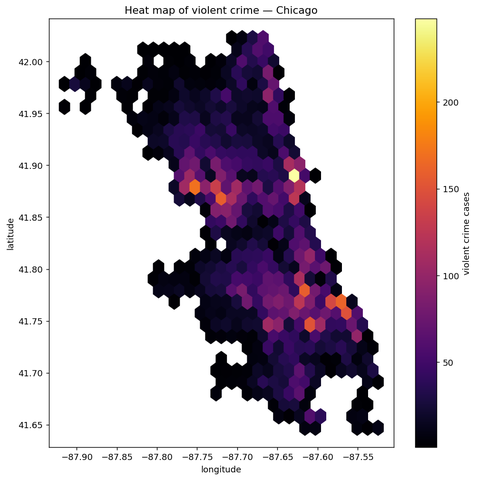
#> input picture extractors/examples/output/violent_crime_heatmap.png, 477 x 480 px, shrunk from 1003 x 1009 before the run
$ python build_prelim_figure.py
#> lines starting #> are read from the running program, lines starting #| are printed output that depends on the picture
"""Build the preliminary-example figure — designed: full-width bands, numbered rail,
soft-shadow cards, restrained palette, real heat map embedded in its own panel.

Run:  python -m extractors.examples.build_prelim_figure
"""
from __future__ import annotations

from pathlib import Path

import matplotlib
matplotlib.use("Agg")
import matplotlib.pyplot as plt
from matplotlib.patches import FancyBboxPatch, FancyArrowPatch, Circle
from matplotlib.offsetbox import OffsetImage, AnnotationBbox
import matplotlib.image as mpimg

HERE = Path(__file__).resolve().parent
HEATMAP = HERE / "output" / "violent_crime_heatmap.png"
OUT = HERE / "prelim_example_figure.png"
OUT_SVG = HERE / "prelim_example_figure.svg"  # editable vector (Illustrator / Inkscape / Figma)

INK = "#0f172a"; MUTE = "#64748b"; LINE = "#cbd5e1"
# kind: (fill, edge, accent)
K = {
    "notebook": ("#eff6ff", "#bfdbfe", "#2563eb"),
    "infra":    ("#eef2ff", "#c7d2fe", "#4f46e5"),
    "kb":       ("#faf5ff", "#e9d5ff", "#7c3aed"),
    "io":       ("#f8fafc", "#e2e8f0", "#475569"),
    "tool":     ("#ecfdf5", "#a7f3d0", "#059669"),
    "code":     ("#fffbeb", "#fde68a", "#d97706"),
    "file":     ("#eff6ff", "#bfdbfe", "#2563eb"),
}
BAND = "#f8fafc"


def shadow(ax, x, y, w, h, rs=0.08):
    ax.add_patch(FancyBboxPatch((x + 0.05, y - 0.07), w, h,
                 boxstyle=f"round,pad=0.04,rounding_size={rs}", fc="#0f172a", ec="none", alpha=0.06, zorder=1))


def card(ax, x, y, w, h, kind, title, sub="", glyph="", tag="", title_fs=11.5):
    fc, ec, ac = K[kind]
    shadow(ax, x, y, w, h)
    ax.add_patch(FancyBboxPatch((x, y), w, h, boxstyle="round,pad=0.04,rounding_size=0.09",
                 fc=fc, ec=ec, lw=1.4, zorder=2))
    tx = x + 0.30
    if glyph:
        ax.add_patch(Circle((x + 0.42, y + h - 0.40), 0.23, fc="white", ec=ac, lw=1.6, zorder=4))
        ax.text(x + 0.42, y + h - 0.40, glyph, ha="center", va="center", fontsize=11, color=ac, fontweight="bold", zorder=5)
        tx = x + 0.82
    ax.text(tx, y + h - 0.34, title, fontsize=title_fs, fontweight="bold", color=INK, va="top", zorder=5)
    if sub:
        ax.text(tx, y + h - 0.34 - 0.40, sub, fontsize=title_fs - 2.7, color=MUTE, va="top", zorder=5)
    if tag:
        ax.text(x + w - 0.20, y + 0.18, tag, fontsize=7.5, color=ac, ha="right", va="bottom", fontweight="bold", zorder=5)


def chip(ax, x, y, w, kind, text, glyph=""):
    fc, ec, ac = K[kind]
    ax.add_patch(FancyBboxPatch((x, y), w, 0.62, boxstyle="round,pad=0.03,rounding_size=0.16",
                 fc=fc, ec=ec, lw=1.2, zorder=3))
    t = x + 0.22
    if glyph:
        ax.text(x + 0.28, y + 0.31, glyph, ha="center", va="center", fontsize=10, color=ac, fontweight="bold", zorder=4)
        t = x + 0.55
    ax.text(t, y + 0.31, text, fontsize=8.4, color=INK, va="center", zorder=4, family="monospace")


def arrow(ax, x1, y1, x2, y2, color="#94a3b8", dashed=False, lw=1.7):
    ax.add_patch(FancyArrowPatch((x1, y1), (x2, y2), arrowstyle="-|>", mutation_scale=15, lw=lw,
                 color=color, zorder=1, linestyle="--" if dashed else "-", shrinkA=2, shrinkB=2))


def rail(ax, yc, num, short, color):
    ax.add_patch(Circle((0.62, yc), 0.27, fc=color, ec="none", zorder=4))
    ax.text(0.62, yc, str(num), ha="center", va="center", color="white", fontsize=12.5, fontweight="bold", zorder=5)
    ax.text(0.62, yc - 0.5, short, ha="center", fontsize=9.5, fontweight="bold", color=color, va="top")


def main() -> int:
    XC = 2.5  # cards start here; rail occupies x < 2.3
    fig, ax = plt.subplots(figsize=(15.5, 10.5))
    ax.set_xlim(0, 16); ax.set_ylim(0, 11); ax.axis("off")

    # band backgrounds (subtle), behind the card region only
    for (y0, y1) in [(8.4, 9.95), (6.55, 7.8), (4.3, 6.2)]:
        ax.add_patch(FancyBboxPatch((2.1, y0), 13.7, y1 - y0, boxstyle="round,pad=0.02,rounding_size=0.05",
                     fc=BAND, ec="none", zorder=0))

    ax.text(0.2, 10.55, "Notebook  →  agent KB  →  grounded execution",
            fontsize=18, fontweight="bold", color=INK)
    # legend (top-right)
    lg = [("notebook", "notebook", "▤"), ("tool", "reused tool", "ƒ"), ("code", "code-gen", "</>"),
          ("kb", "skill / KB", "★"), ("file", "file_id", "▭")]
    lx = 9.05
    for kind, lab, g in lg:
        fc, ec, ac = K[kind]
        ax.add_patch(FancyBboxPatch((lx, 10.42), 0.30, 0.30, boxstyle="round,pad=0.02,rounding_size=0.08", fc=fc, ec=ec, lw=1.1))
        ax.text(lx + 0.15, 10.57, g, ha="center", va="center", fontsize=7.5, color=ac, fontweight="bold")
        ax.text(lx + 0.46, 10.57, lab, fontsize=8.4, color="#334155", va="center")
        lx += 0.82 + len(lab) * 0.125

    # ── ① EXTRACT ──
    rail(ax, 9.18, 1, "Extract", "#2563eb")
    card(ax, XC, 8.55, 3.2, 1.2, "notebook", "notebook.ipynb", "→ element  ke_crimeagent", glyph="▤")
    arrow(ax, XC + 3.2, 9.15, XC + 3.8, 9.15)
    card(ax, XC + 3.8, 8.6, 2.3, 1.1, "infra", "extractor", "IPython · AST", glyph="⚙")
    arrow(ax, XC + 6.1, 9.15, XC + 6.7, 9.15)
    # KB card (taller) with two tidy chip rows
    kbx = XC + 6.7
    card(ax, kbx, 8.45, 15.7 - kbx, 1.5, "kb", "Agent KB  ·  agent-only index", glyph="◆", title_fs=11)
    chip(ax, kbx + 0.4, 8.95, 4.2, "tool", "load · join · filter · plot", glyph="ƒ")
    chip(ax, kbx + 4.75, 8.95, 1.5, "code", "cells", glyph="</>")
    chip(ax, kbx + 0.4, 8.52, 6.0, "kb", "skill · workflow (mcp_run_…) · deps", glyph="★")

    # ── ② RETRIEVE ──
    rail(ax, 7.15, 2, "Retrieve", "#0e7490")
    card(ax, XC, 6.65, 3.5, 1.05, "notebook", "user query", '“heat map of violent crime”', glyph="?")
    arrow(ax, XC + 3.5, 7.17, XC + 4.1, 7.17)
    card(ax, XC + 4.1, 6.65, 4.4, 1.05, "io", "search · agent_kb_search", "blocks → evidence (cite element)", glyph="○")
    arrow(ax, XC + 8.5, 7.17, XC + 9.1, 7.17)
    card(ax, XC + 9.1, 6.65, 4.1, 1.05, "io", "get_kb_block", "full source → verbatim reuse", glyph="▦")

    # ── ③ EXECUTE ──  (absolute x; titles sized to fit each card, tags at card foot)
    rail(ax, 5.3, 3, "Execute", "#b45309")
    yy = 4.85
    card(ax, 2.50, yy, 2.45, 1.2, "tool", "A · load", "extracted tool", glyph="ƒ", tag="TOOL", title_fs=10.5)
    arrow(ax, 4.95, yy + 0.6, 5.35, yy + 0.6, color="#2563eb")
    chip(ax, 5.35, yy + 0.3, 1.75, "file", "crime · 50k", glyph="▭")
    arrow(ax, 7.10, yy + 0.6, 7.50, yy + 0.6, color="#2563eb")
    card(ax, 7.50, yy, 2.60, 1.2, "code", "B · filter", "execute_code · input A", glyph="</>", tag="CODE", title_fs=10.5)
    arrow(ax, 10.10, yy + 0.6, 10.50, yy + 0.6, color="#2563eb")
    chip(ax, 10.50, yy + 0.3, 2.00, "file", "violent · 15.3k", glyph="▭")
    arrow(ax, 12.50, yy + 0.6, 12.90, yy + 0.6, color="#2563eb")
    card(ax, 12.90, yy, 2.55, 1.2, "tool", "C · heatmap", "hexbin", glyph="ƒ", tag="TOOL", title_fs=10.5)
    ax.text(2.50, 4.45, "↳ also  spatial_join_and_count(areas, violent) [tool]  →  Austin 922 · South Shore 672 · Near West 549",
            fontsize=8.2, color="#047857", va="top")

    # ── ④ SYNTHESIZE (left)  +  OUTPUT panel (right) ──
    rail(ax, 2.95, 4, "Synthesize", "#059669")
    card(ax, XC, 2.35, 5.7, 1.2, "io", "compose + grounding audit",
         "cites ke_crimeagent · returns heatmap.png", glyph="✓")
    ax.text(XC + 0.05, 1.7, "lineage:  crime[A·tool] → violent[B·code] → heatmap[C·tool]  ·  cite ke_crimeagent",
            fontsize=8.4, family="monospace", color=MUTE)
    ax.text(XC + 0.05, 1.2, "Reusable GIS = tools  ·  bespoke transforms = code-gen  ·  both pass files (file_id).",
            fontsize=9, color=MUTE)

    px, py, pw, ph = 8.7, 0.55, 7.0, 3.55
    shadow(ax, px, py, pw, ph)
    ax.add_patch(FancyBboxPatch((px, py), pw, ph, boxstyle="round,pad=0.04,rounding_size=0.06",
                 fc="white", ec=K["file"][1], lw=1.6, zorder=2))
    ax.text(px + 0.3, py + ph - 0.28, "Produced output  ·  heatmap.png", fontsize=10, fontweight="bold",
            color="#0b2545", va="top", zorder=5)
    if HEATMAP.exists():
        img = mpimg.imread(HEATMAP)
#> img is the input picture: shape (480, 477, 4) float32; mean R, G, B, A 0.762, 0.724, 0.763, 1
        ax.add_artist(AnnotationBbox(OffsetImage(img, zoom=0.162), (px + pw / 2, py + ph / 2 - 0.22),
                      frameon=False, zorder=4))
    ax.text(px + pw / 2, py + 0.22, "actual hexbin density — validated vs live Chicago data",
            fontsize=8, color=MUTE, ha="center", zorder=5)
    arrow(ax, XC + 11.35 + 0.9, yy, 12.0, 4.1, color="#2563eb", dashed=True)

    fig.savefig(OUT, dpi=150, bbox_inches="tight", facecolor="white", pad_inches=0.3)
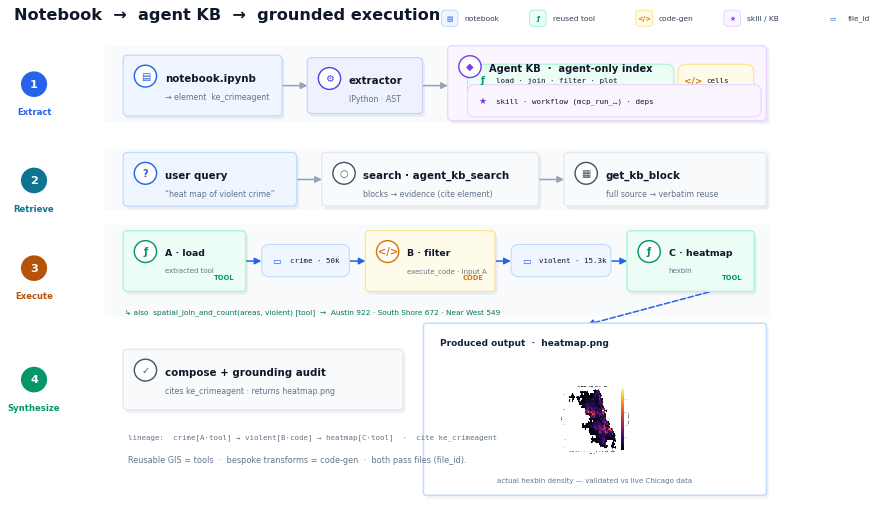
#> figure drawn by matplotlib, 1 panel
    fig.savefig(OUT_SVG, bbox_inches="tight", facecolor="white", pad_inches=0.3)
    fig.savefig(OUT.with_suffix(".pdf"), bbox_inches="tight", facecolor="white", pad_inches=0.3)
    print("saved:", OUT)
    print("saved:", OUT_SVG, "(editable vector)")
    print("saved:", OUT.with_suffix(".pdf"), "(vector for LaTeX)")
    return 0


if __name__ == "__main__":
    raise SystemExit(main())
#> (the program exits here)
